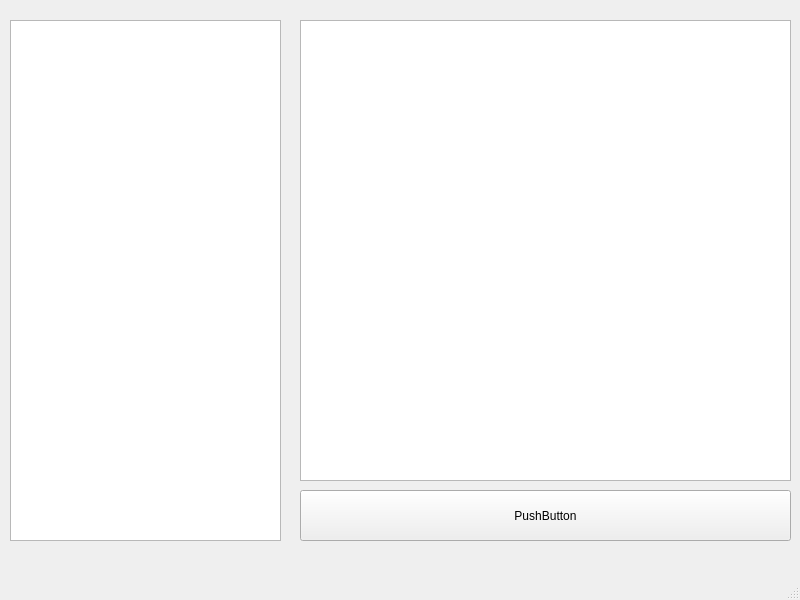
<?xml version="1.0" encoding="UTF-8"?>
<ui version="4.0">
 <class>MainWindow</class>
 <widget class="QMainWindow" name="MainWindow">
  <property name="geometry">
   <rect>
    <x>0</x>
    <y>0</y>
    <width>800</width>
    <height>600</height>
   </rect>
  </property>
  <property name="windowTitle">
   <string>MainWindow</string>
  </property>
  <widget class="QWidget" name="centralwidget">
   <widget class="QListWidget" name="listWidget">
    <property name="geometry">
     <rect>
      <x>10</x>
      <y>20</y>
      <width>271</width>
      <height>521</height>
     </rect>
    </property>
   </widget>
   <widget class="QTextEdit" name="textEdit">
    <property name="geometry">
     <rect>
      <x>300</x>
      <y>20</y>
      <width>491</width>
      <height>461</height>
     </rect>
    </property>
   </widget>
   <widget class="QPushButton" name="pushButton">
    <property name="geometry">
     <rect>
      <x>300</x>
      <y>490</y>
      <width>491</width>
      <height>51</height>
     </rect>
    </property>
    <property name="text">
     <string>PushButton</string>
    </property>
   </widget>
  </widget>
  <widget class="QMenuBar" name="menubar">
   <property name="geometry">
    <rect>
     <x>0</x>
     <y>0</y>
     <width>800</width>
     <height>21</height>
    </rect>
   </property>
  </widget>
  <widget class="QStatusBar" name="statusbar"/>
 </widget>
 <resources/>
 <connections/>
</ui>
